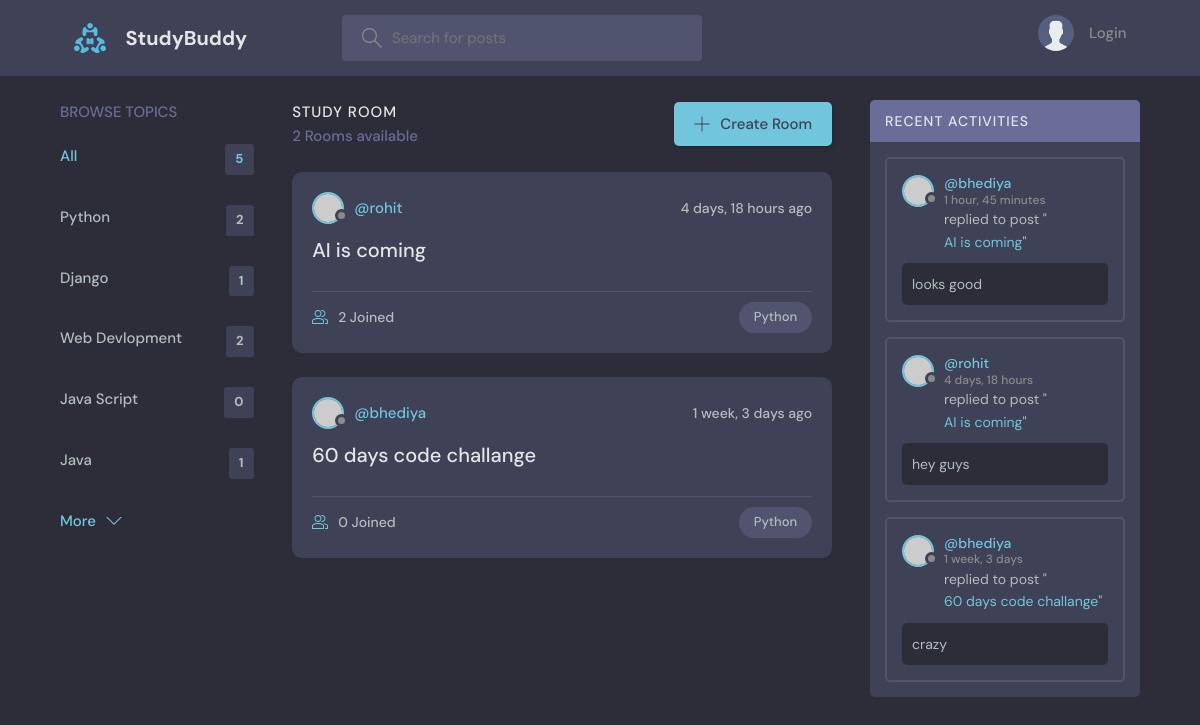
Page /?q=Python on the committed database.
### base/models.py (models this page shows, shortened)
class Topic(models.Model):
    name=models.CharField(max_length=200)

class Room(models.Model):
    host=models.ForeignKey(User,on_delete=models.SET_NULL,null=True)
    topic=models.ForeignKey(Topic,on_delete=models.SET_NULL,null=True)
    name=models.CharField(max_length=200)
    description=models.TextField(null=True,blank=True)
    participents=models.ManyToManyField(User, related_name='participents', blank=True)
    updated=models.DateTimeField(auto_now=True)
    created=models.DateTimeField(auto_now_add=True)
    class Meta:
        ordering=['-updated','-created']
    def __str__(self):
        return self.name

class Message(models.Model):
    user =models.ForeignKey(User,on_delete=models.CASCADE)
    room=models.ForeignKey(Room,on_delete=models.CASCADE)
    body=models.TextField()
    updated=models.DateTimeField(auto_now=True)
    created=models.DateTimeField(auto_now_add=True)
    class Meta:
        ordering=['-updated','-created']
    def __str__(self):
        return self.body[0:50]

### base/views.py (the view)
# urls.py: path('',views.home,name="home"),
def home(request):
    q=request.GET.get('q') if request.GET.get('q') != None else ''
    rooms=Room.objects.filter(
        Q(topic__name__icontains=q)|
        Q(name__icontains =q)
        |Q(description__icontains =q)
        )
    room_count=rooms.count()
    topics=Topic.objects.all()
    room_messages=Message.objects.filter(Q(room__topic__name__icontains=q))
    context={'rooms':rooms,'topics':topics,'room_count':room_count,'room_messages':room_messages}
    return render(request,'base/home.html',context)

### base/templates/base/home.html (shortened to what this page needs)
{% extends 'main.html'%} {% block content %}
<main class="layout layout--3">
  <div class="container">
    {% include 'base/topics_component.html' %}
    <div class="roomList">
      <div class="roomList__header">
        <div>
          <h2>Study Room</h2>
          <p>{{room_count}} Rooms available</p>
        </div>
        <a class="btn btn--main" href="{% url 'create-room'%}">
          <svg
            version="1.1"
            xmlns="http://www.w3.org/2000/svg"
            width="32"
            height="32"
            viewBox="0 0 32 32"
          >
            <title>add</title>
            <path
              d="M16.943 0.943h-1.885v14.115h-14.115v1.885h14.115v14.115h1.885v-14.115h14.115v-1.885h-14.115v-14.115z"
            ></path>
          </svg>
          Create Room
        </a>
      </div>
      {% include 'base/feed_component.html' %}
    </div>
    {% include 'base/activity_component.html' %}
  </div>
</main>
{% endblock %}

### base/templates/base/topics_component.html
<div class="topics">
  <div class="topics__header">
    <h2>Browse Topics</h2>
  </div>
  <ul class="topics__list">
    <li>
      <a href="{% url 'home' %}" class="active">All <span>{{topics.count}}</span></a>
    </li>
    {% for topic in topics %}
    <li>
      <a href="{% url 'home' %}?q={{topic.name}}">{{topic.name}} <span>{{topic.room_set.all.count}}</span></a>
    </li>
    {% endfor %}
  <a class="btn btn--link" href="topics.html">
    More
    <svg
      version="1.1"
      xmlns="http://www.w3.org/2000/svg"
      width="32"
      height="32"
      viewBox="0 0 32 32"
    >
      <title>chevron-down</title>
      <path d="M16 21l-13-13h-3l16 16 16-16h-3l-13 13z"></path>
    </svg>
  </a>
</div>

### base/templates/base/feed_component.html (shortened to what this page needs)
{% for room in rooms %}
<div class="roomListRoom">
  <div class="roomListRoom__header">
    <a
      href="{% url 'user-profile' room.host.id  %}"
      class="roomListRoom__author"
    >
      <div class="avatar avatar--small">
        <img src="https://randomuser.me/api/portraits/women/11.jpg" />
      </div>
      <span>@{{room.host.username}}</span>
    </a>
    <div class="roomListRoom__actions">
      <span>{{room.created|timesince}} ago</span>
    </div>
  </div>
  <div class="roomListRoom__content">
    <a href="{% url 'room' room.id %}">{{room.name}}</a>
  </div>
  <div class="roomListRoom__meta">
    <a href="{% url 'room' room.id %}" class="roomListRoom__joined">
      {{room.participents.all.count}} Joined
    </a>
    <p class="roomListRoom__topic">{{room.topic.name}}</p>
  </div>
</div>
{% endfor %}

### base/templates/base/activity_component.html (shortened to what this page needs)
<div class="activities">
  <div class="activities__header">
    <h2>Recent Activities</h2>
  </div>
  {% for message in room_messages %}
  <div class="activities__box">
    <div class="activities__boxHeader roomListRoom__header">
      <a
        href="{% url 'user-profile' message.user.id%}"
        class="roomListRoom__author"
      >
        <div class="avatar avatar--small">
          <img src="https://randomuser.me/api/portraits/women/11.jpg" />
        </div>
        <p>
          @{{message.user}}
          <span>{{message.created|timesince}}</span>
        </p>
      </a>
    </div>
    <div class="activities__boxContent">
      <p>
        replied to post "<a href="{% url 'room' message.room.id %}"
          >{{message.room}}</a
        >"
      </p>
      <div class="activities__boxRoomContent">{{message}}</div>
    </div>
  </div>
  {% endfor %}
</div>

### rows in the picture
Topic: name "Python", room_set.all.count "2"
Topic: name "Django", room_set.all.count "1"
Topic: name "Web Devlopment", room_set.all.count "2"
Topic: name "Java Script", room_set.all.count "0"
Topic: name "Java", room_set.all.count "1"
Room: host.username "rohit", created "4 days, 18 hours", name "AI is coming", participents.all.count "2", topic.name "Python"
Room: host.username "bhediya", created "1 week, 3 days", name "60 days code challange", participents.all.count "0", topic.name "Python"
Message: user "bhediya", created "1 hour, 45 minutes", room "AI is coming", body "looks good"
Message: user "rohit", created "4 days, 18 hours", room "AI is coming", body "hey guys"
Message: user "bhediya", created "1 week, 3 days", room "60 days code challange", body "crazy"

### other values in the picture
{{ topics.count }} "5"
{{ room_count }} "2"
